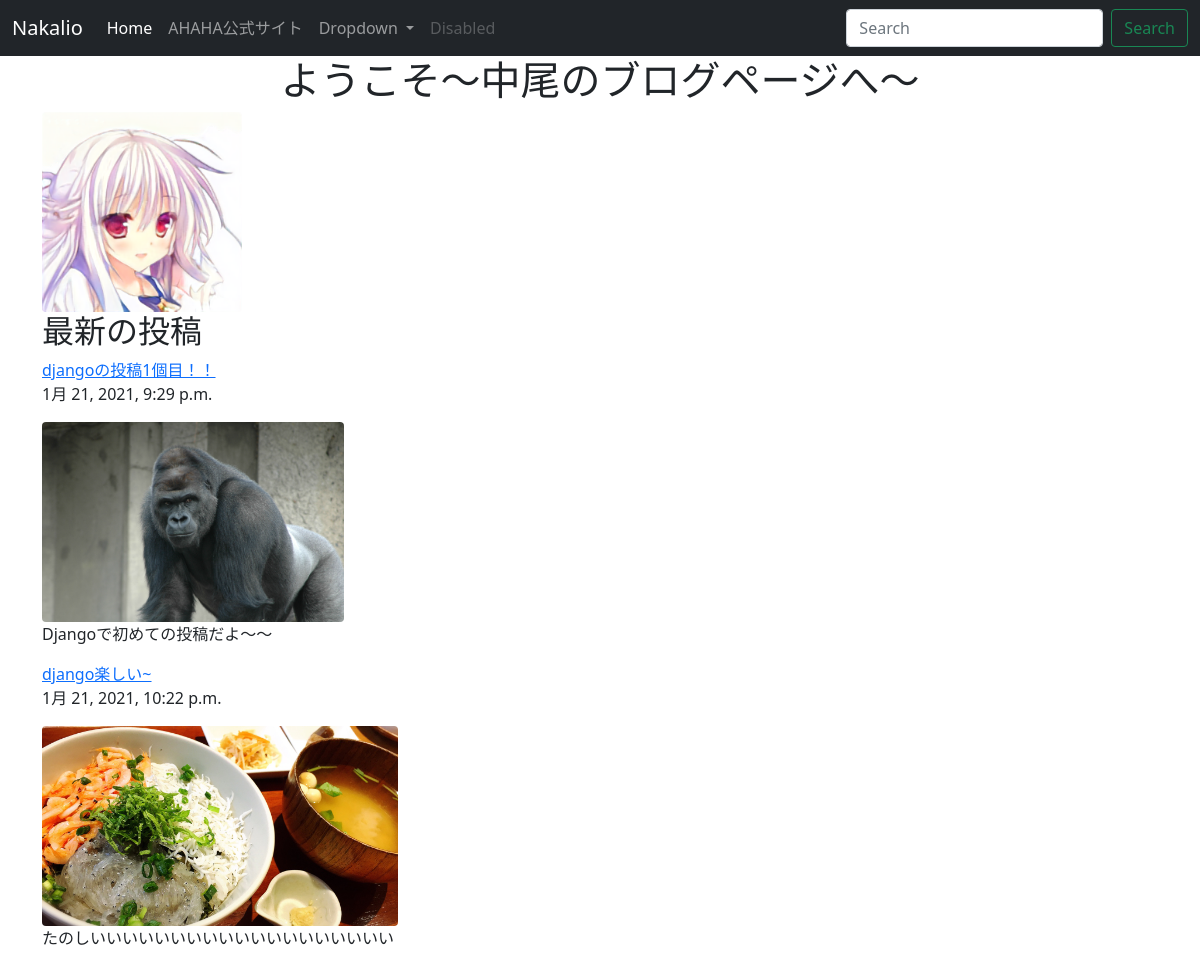
/posts/, run on the app's committed database.
### posts/models.py (models this page shows, shortened)
class Post(models.Model):
    title = models.CharField(max_length=100)
    published = models.DateTimeField()
    image = models.ImageField(upload_to='media/')
    body = models.TextField()
    def summary(self):
        return self.body[:100]

### posts/views.py (the view)
# urls.py: path('', views.index, name='index'),
def index(request):
    posts = Post.objects.order_by('published')
    return render(request, 'posts/index.html', {'posts': posts})

### posts/templates/posts/index.html (shortened to what this page needs)
<!DOCTYPE html>
<html lang="ja">
<head>
    <link href="https://cdn.jsdelivr.net/npm/bootstrap@5.0.0-beta1/dist/css/bootstrap.min.css" rel="stylesheet">
</head>
<body>
    <nav class="navbar navbar-expand-lg navbar-dark bg-dark">
        <div class="container-fluid">
          <a class="navbar-brand" href="#">Nakalio</a>
          <div class="collapse navbar-collapse" id="navbarSupportedContent">
            <ul class="navbar-nav me-auto mb-2 mb-lg-0">
              <li class="nav-item">
                <a class="nav-link active" aria-current="page" href="#">Home</a>
              </li>
              <li class="nav-item">
                <a class="nav-link" href="https://ahaha-surf.com/" target="_blank">AHAHA公式サイト</a>
              </li>
              <li class="nav-item dropdown">
                <a class="nav-link dropdown-toggle" href="#" id="navbarDropdown" role="button" data-bs-toggle="dropdown" aria-expanded="false">
                  Dropdown
                </a>
              </li>
              <li class="nav-item">
                <a class="nav-link disabled" href="#" tabindex="-1" aria-disabled="true">Disabled</a>
              </li>
            </ul>
            <form class="d-flex">
              <input class="form-control me-2" type="search" placeholder="Search" aria-label="Search">
              <button class="btn btn-outline-success" type="submit">Search</button>
            </form>
          </div>
        </div>
    </nav>
    <div class="container">
        <h1 class="text-center">ようこそ～中尾のブログページへ～</h1>
        {% load static %}
        <img src="{% static 'posts/home.png' %}" alt="home" class="img-fluid rounded" style="max-height: 200px">
        <h2>最新の投稿</h2>
        {% for post in posts.all %}
            <a href="{% url 'post_detail' post.id %}">{{ post.title }}</a>
            <p>{{ post.published}}</p>
            <img src="{{ post.image.url}}" alt="" class="img-fluid rounded" style="max-height: 200px">
            <p>{{ post.summary}}</p>
        {% endfor %}
    </div>
</body>
</html>

### data on the page
Post: title "djangoの投稿1個目！！", published "1月 21, 2021, 9:29 p.m.", image (picture), summary "Djangoで初めての投稿だよ～～"
Post: title "django楽しい~", published "1月 21, 2021, 10:22 p.m.", image (picture), summary "たのしいいいいいいいいいいいいいいいいいいい"
